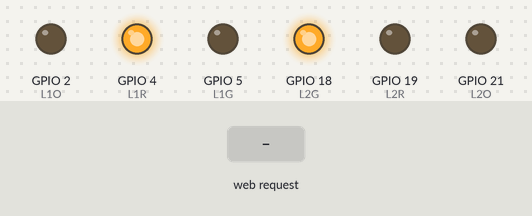
Recording of a sketch running on a simulated ESP32. Parts: output pins drawn as LEDs (lit = HIGH). Inputs (shaded band) come from the test bench. WiFi joins after 1.5 s; servers stay silent unless stated; what the sketch prints to the serial monitor is not drawn.

Above: at 7.2 s.
7.3 s: HTTP request GET /light_red received
At 12.3 s:
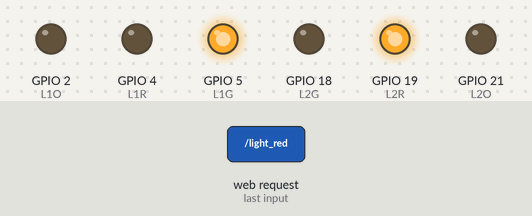
At 19.2 s:
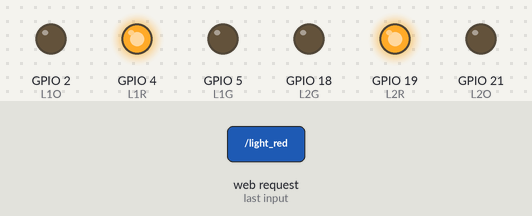
25.3 s: HTTP request GET /light_people received
At 25.9 s:
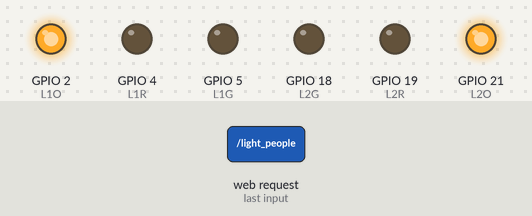
Timing chart, 0 to 48.8 s (numbered marks = the images above; inputs shaded):
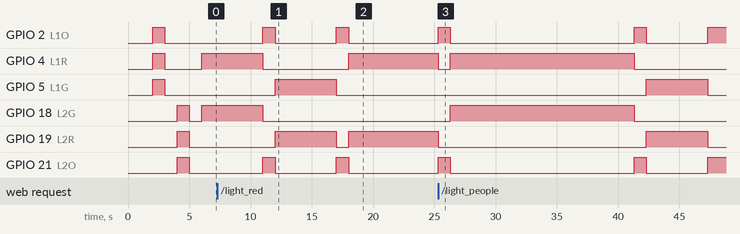

Measured:
- after the input at 7.3 s, GPIO 4 (L1R): goes on until 18.0 s, then stays HIGH; GPIO 5 (L1G): goes on until 17.0 s, then stays LOW; GPIO 18 (L2G): goes on until 11.0 s, then stays LOW
- after the input at 25.3 s, GPIO 2 (L1O): goes HIGH 1.0 s, LOW 15.0 s, HIGH 1.0 s, LOW 5.0 s, then HIGH, starting at once; GPIO 4 (L1R): HIGH → LOW at once, → HIGH 1.0 s later, → LOW 15.0 s later
- by itself, GPIO 2 (L1O), GPIO 21 (L2O): alternates HIGH for 1.0 s and LOW for 5.0 s

The sketch:

sketch_iot_part.ino
```cpp
#include <Wire.h>
#include <WiFi.h>
#include <WebServer.h>
#include <ArduinoJson.h>

const char *ssid = "4G-DATA";
const char *password = "Data1994";
#define L1R 4
#define L1O 2
#define L1G 5
#define L2R 19
#define L2O 21
#define L2G 18

WebServer server(80);

int lo_b = 0, lo_auto = 1, lo_red = 0, lo_people = 0;

void L1blink() {
  digitalWrite(L1R, HIGH);
  digitalWrite(L1O, HIGH);
  digitalWrite(L1G, HIGH);
  delay(1000);
  digitalWrite(L1R, LOW);
  digitalWrite(L1O, LOW);
  digitalWrite(L1G, LOW);
  delay(1000);
}

void L2blink() {
  digitalWrite(L2R, HIGH);
  digitalWrite(L2O, HIGH);
  digitalWrite(L2G, HIGH);
  delay(1000);
  digitalWrite(L2R, LOW);
  digitalWrite(L2O, LOW);
  digitalWrite(L2G, LOW);
  delay(1000);
}

void all_off() {
  digitalWrite(L1R, LOW);
  digitalWrite(L1O, LOW);
  digitalWrite(L1G, LOW);
  digitalWrite(L2R, LOW);
  digitalWrite(L2O, LOW);
  digitalWrite(L2G, LOW);
}

void LOblink() {
  if (lo_b == 1) {
    all_off();
    digitalWrite(L1O, HIGH);
    digitalWrite(L2O, HIGH);
    delay(1000);
    digitalWrite(L1O, LOW);
    digitalWrite(L2O, LOW);
    delay(1000);
  }
}

void light_red() {
  if (lo_red == 1) {
    digitalWrite(L1R, HIGH);
    digitalWrite(L2R, HIGH);
    digitalWrite(L1O, LOW);
    digitalWrite(L1G, LOW);
    digitalWrite(L2O, LOW);
    digitalWrite(L2G, LOW);
  }
}

void light_people() {
  if (lo_people == 1) {
    digitalWrite(L1R, LOW);
    digitalWrite(L2G, LOW);
    digitalWrite(L1O, HIGH);
    digitalWrite(L2O, HIGH);
    digitalWrite(L2R, LOW);
    digitalWrite(L1G, LOW);
    delay(1000);
    digitalWrite(L1R, HIGH);
    digitalWrite(L2G, HIGH);
    digitalWrite(L1O, LOW);
    digitalWrite(L2O, LOW);
    digitalWrite(L2R, LOW);
    digitalWrite(L1G, LOW);
    delay(10000);
    lo_auto = 1;
  }
}

void light_auto() {
  if (lo_auto == 1) {
    digitalWrite(L1R, HIGH);
    digitalWrite(L2G, HIGH);
    digitalWrite(L1O, LOW);
    digitalWrite(L2O, LOW);
    digitalWrite(L2R, LOW);
    digitalWrite(L1G, LOW);
    delay(5000);
    digitalWrite(L1R, LOW);
    digitalWrite(L2G, LOW);
    digitalWrite(L1O, HIGH);
    digitalWrite(L2O, HIGH);
    digitalWrite(L2R, LOW);
    digitalWrite(L1G, LOW);
    delay(1000);
    digitalWrite(L1O, LOW);
    digitalWrite(L2O, LOW);
    digitalWrite(L2R, HIGH);
    digitalWrite(L1G, HIGH);
    digitalWrite(L1O, LOW);
    digitalWrite(L2O, LOW);
    delay(5000);
    digitalWrite(L1R, LOW);
    digitalWrite(L2G, LOW);
    digitalWrite(L1O, HIGH);
    digitalWrite(L2O, HIGH);
    digitalWrite(L2R, LOW);
    digitalWrite(L1G, LOW);
    delay(1000);
  }
}

void control_accident() {

  StaticJsonDocument<200> jsonDoc;
  jsonDoc["result"] = "done";
  lo_b = 0;
  lo_auto = 0;
  lo_red = 1;
  lo_people = 0;
  String jsonString;
  serializeJson(jsonDoc, jsonString);

  server.send(200, "application/json", jsonString);
}

void control_auto() {

  StaticJsonDocument<200> jsonDoc;
  jsonDoc["result"] = "done";
  lo_b = 0;
  lo_auto = 1;
  lo_red = 0;
  lo_people = 0;
  String jsonString;
  serializeJson(jsonDoc, jsonString);

  server.send(200, "application/json", jsonString);
}

void control_blink() {

  StaticJsonDocument<200> jsonDoc;
  jsonDoc["result"] = "done";
  lo_b = 1;
  lo_auto = 0;
  lo_red = 0;
  lo_people = 0;
  String jsonString;
  serializeJson(jsonDoc, jsonString);

  server.send(200, "application/json", jsonString);
}

void control_people() {

  StaticJsonDocument<200> jsonDoc;
  jsonDoc["result"] = "done";
  lo_b = 0;
  lo_auto = 0;
  lo_red = 0;
  lo_people = 1;
  String jsonString;
  serializeJson(jsonDoc, jsonString);

  server.send(200, "application/json", jsonString);
}

void setup() {
  // put your setup code here, to run once:
  Serial.begin(115200);

  pinMode(L1R, OUTPUT);
  pinMode(L1O, OUTPUT);
  pinMode(L1G, OUTPUT);
  pinMode(L2R, OUTPUT);
  pinMode(L2O, OUTPUT);
  pinMode(L2G, OUTPUT);

  WiFi.begin(ssid, password);

  while (WiFi.status() != WL_CONNECTED) {
    delay(1000);
    Serial.println("Connecting...");
  }

  L1blink();
  L2blink();
  all_off();
  Serial.println("Connected!");
  server.on("/light_red", control_accident);
  server.on("/light_people", control_people);
  server.on("/auto", control_auto);
  server.on("/night", control_blink);
  server.begin();

  Serial.println("");
  Serial.println("WiFi connected.");
  Serial.println("IP address: ");
  Serial.println(WiFi.localIP());
}

void loop() {
  // put your main code here, to run repeatedly:
  light_red();
  LOblink();
  light_auto();
  light_people();
  server.handleClient();
}
```
